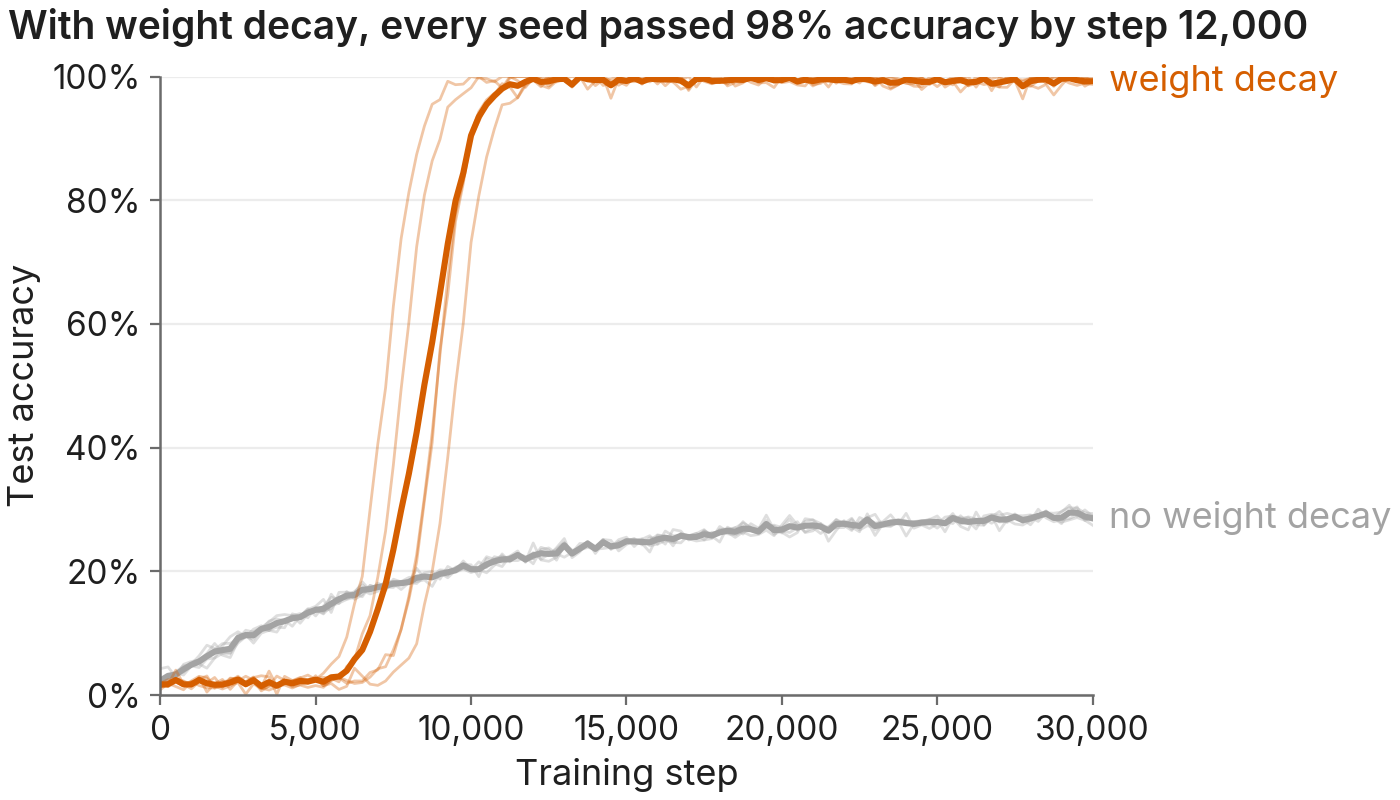

Recreate this plot in Python.
"""Line plot with every seed: each seed faint, the mean over seeds bold, names at the line ends.

Answers: How does a measure change over training, or across layers?
Shows: line plot with every seed: test accuracy on modular addition over training, with and without weight decay
Claim: with weight decay, test accuracy jumps to nearly 100% partway through training in every seed; without it,
accuracy stays low.
Caption: **With weight decay, every seed passed 98% test accuracy by step 12,000; without it, none passed 31%.**
Bold lines are means over five seeds and faint lines are the seeds. Accuracy is on 3,000 held-out pairs, every 250
steps. This is the diverging line template: one line goes up and the other doesn't. Made-up data.
"""
import sys
from pathlib import Path

import matplotlib.pyplot as plt
import numpy as np
import pandas as pd
from matplotlib.ticker import FuncFormatter, PercentFormatter

HERE = Path(__file__).resolve().parent
sys.path.insert(0, str(HERE.parent))  # the skill's directory, which holds figkit.py
import figkit as fk

SEED = 0
rng = np.random.default_rng(SEED)
steps = np.arange(0, 30001, 250)
rows = []
for condition in ["weight decay", "no weight decay"]:
    for seed in range(5):
        if condition == "weight decay":  # each seed generalizes suddenly, at its own step
            accuracy = 2 + 97.5 / (1 + np.exp(-(steps - rng.uniform(7000, 10000)) / 500))
        else:
            accuracy = 2 + 28 * (1 - np.exp(-steps / 9000))
        accuracy = np.clip(accuracy + rng.normal(0, 0.8, len(steps)), 0, 100)
        rows += [dict(condition=condition, seed=seed, step=int(s), accuracy=float(a)) for s, a in zip(steps, accuracy)]
df = pd.DataFrame(rows)

fk.use()
fig, ax = plt.subplots()
for condition, d in df.groupby("condition"):
    for _, run in d.groupby("seed"):
        ax.plot(run.step, run.accuracy, color=fk.color(condition), lw=1, alpha=0.35, label="_seed")
    mean = d.groupby("step").accuracy.mean()
    ax.plot(mean.index, mean.values, color=fk.color(condition), label=condition)
fk.label_lines(ax)
ax.yaxis.set_major_formatter(PercentFormatter(decimals=0))
ax.xaxis.set_major_formatter(FuncFormatter(lambda v, _: f"{v:,.0f}"))
ax.set(xlabel="Training step", ylabel="Test accuracy", xlim=(0, 30000), ylim=(0, 100))
wd = df[df.condition == "weight decay"]
passed = wd[wd.accuracy >= 98].groupby("seed").step.min().max()  # the step by which every seed passed 98%
fk.title(fig, f"With weight decay, every seed passed 98% accuracy by step {int(np.ceil(passed / 1000)) * 1000:,}")
fk.save(fig, HERE / "curves_with_seeds.png")
